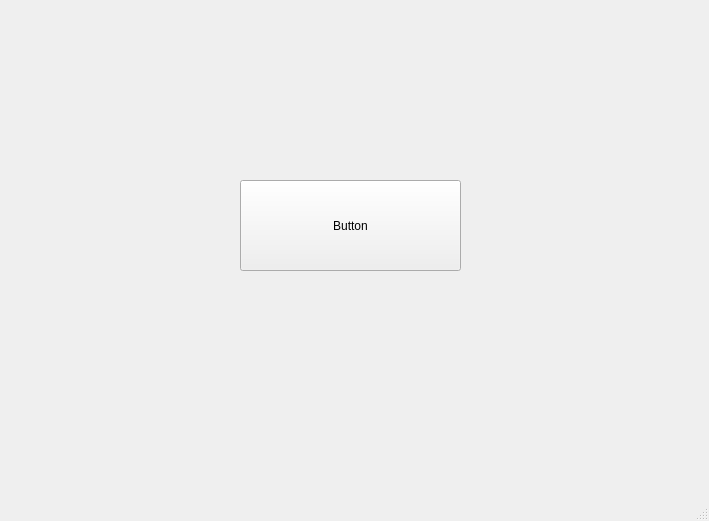
<?xml version="1.0" encoding="UTF-8"?>
<ui version="4.0">
 <class>MainWindow</class>
 <widget class="QMainWindow" name="MainWindow">
  <property name="geometry">
   <rect>
    <x>0</x>
    <y>0</y>
    <width>709</width>
    <height>521</height>
   </rect>
  </property>
  <property name="windowTitle">
   <string>MainWindow</string>
  </property>
  <widget class="QWidget" name="centralwidget">
   <widget class="QPushButton" name="pushButton">
    <property name="geometry">
     <rect>
      <x>240</x>
      <y>180</y>
      <width>221</width>
      <height>91</height>
     </rect>
    </property>
    <property name="text">
     <string>Button</string>
    </property>
   </widget>
  </widget>
  <widget class="QMenuBar" name="menubar">
   <property name="geometry">
    <rect>
     <x>0</x>
     <y>0</y>
     <width>709</width>
     <height>26</height>
    </rect>
   </property>
  </widget>
  <widget class="QStatusBar" name="statusbar"/>
 </widget>
 <resources/>
 <connections/>
</ui>
